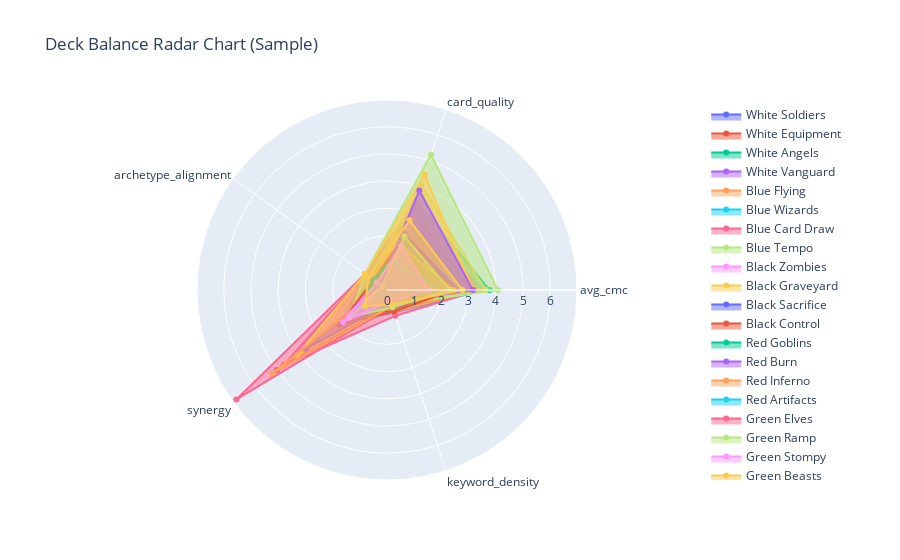

The cell this chart's notebook holds for it:
### Code cell
# Import plotly for interactive visualizations
import plotly.graph_objects as go

sample_themes = metrics_df.index[:]  # Show first 5 decks as example
radar_metrics = ['avg_cmc', 'card_quality', 'archetype_alignment', 'synergy', 'keyword_density']
fig = go.Figure()
for theme in sample_themes:
    values = metrics_df.loc[theme, radar_metrics].values.tolist()
    fig.add_trace(go.Scatterpolar(
        r=values + [values[0]],
        theta=radar_metrics + [radar_metrics[0]],
        fill='toself',
        name=theme
    ))
fig.update_layout(
    polar=dict(radialaxis=dict(visible=True)),
    showlegend=True,
    title='Deck Balance Radar Chart (Sample)'
)
fig.show()

### Figure 1 — Plotly figure (JSON) as saved in the notebook; plotly's stock layout.template omitted (floating-point values rounded to 4 significant figures)
{"data": [{"fill": "toself", "name": "White Soldiers", "r": [1.154, 1.692, 0.6923, 1.077, 0.5714, 1.154], "theta": ["avg_cmc", "card_quality", "archetype_alignment", "synergy", "keyword_density", "avg_cmc"], "type": "scatterpolar"}, {"fill": "toself", "name": "White Equipment", "r": [1.923, 2.077, 0.2692, 5, 0.6667, 1.923], "theta": ["avg_cmc", "card_quality", "archetype_alignment", "synergy", "keyword_density", "avg_cmc"], "type": "scatterpolar"}, {"fill": "toself", "name": "White Angels", "r": [3.769, 3.462, 0.4615, 0.8462, 0.6667, 3.769], "theta": ["avg_cmc", "card_quality", "archetype_alignment", "synergy", "keyword_density", "avg_cmc"], "type": "scatterpolar"}, {"fill": "toself", "name": "White Vanguard", "r": [1.385, 1.462, 0.6154, 2.462, 0.2, 1.385], "theta": ["avg_cmc", "card_quality", "archetype_alignment", "synergy", "keyword_density", "avg_cmc"], "type": "scatterpolar"}, {"fill": "toself", "name": "Blue Flying", "r": [3, 3, 1, 2, 0.8571, 3], "theta": ["avg_cmc", "card_quality", "archetype_alignment", "synergy", "keyword_density", "avg_cmc"], "type": "scatterpolar"}, {"fill": "toself", "name": "Blue Wizards", "r": [3.615, 2.538, 0.9231, 2.231, 0.8571, 3.615], "theta": ["avg_cmc", "card_quality", "archetype_alignment", "synergy", "keyword_density", "avg_cmc"], "type": "scatterpolar"}, {"fill": "toself", "name": "Blue Card Draw", "r": [3.385, 3.462, 1, 4.692, 1, 3.385], "theta": ["avg_cmc", "card_quality", "archetype_alignment", "synergy", "keyword_density", "avg_cmc"], "type": "scatterpolar"}, {"fill": "toself", "name": "Blue Tempo", "r": [2.769, 1.769, 1, 1.154, 0.4444, 2.769], "theta": ["avg_cmc", "card_quality", "archetype_alignment", "synergy", "keyword_density", "avg_cmc"], "type": "scatterpolar"}, {"fill": "toself", "name": "Black Zombies", "r": [1.846, 1.846, 0.3077, 1.769, 0.8333, 1.846], "theta": ["avg_cmc", "card_quality", "archetype_alignment", "synergy", "keyword_density", "avg_cmc"], "type": "scatterpolar"}, {"fill": "toself", "name": "Black Graveyard", "r": [3.615, 4.077, 0.7692, 1.462, 0.6667, 3.615], "theta": ["avg_cmc", "card_quality", "archetype_alignment", "synergy", "keyword_density", "avg_cmc"], "type": "scatterpolar"}, {"fill": "toself", "name": "Black Sacrifice", "r": [1.692, 1.923, 0.3462, 1.308, 0.8333, 1.692], "theta": ["avg_cmc", "card_quality", "archetype_alignment", "synergy", "keyword_density", "avg_cmc"], "type": "scatterpolar"}, {"fill": "toself", "name": "Black Control", "r": [3.077, 3.154, 0.6923, 2, 0.5, 3.077], "theta": ["avg_cmc", "card_quality", "archetype_alignment", "synergy", "keyword_density", "avg_cmc"], "type": "scatterpolar"}, {"fill": "toself", "name": "Red Goblins", "r": [1.538, 1.769, 0.6923, 2.077, 0.6667, 1.538], "theta": ["avg_cmc", "card_quality", "archetype_alignment", "synergy", "keyword_density", "avg_cmc"], "type": "scatterpolar"}, {"fill": "toself", "name": "Red Burn", "r": [1.615, 1.308, 0.3846, 2, 0.5714, 1.615], "theta": ["avg_cmc", "card_quality", "archetype_alignment", "synergy", "keyword_density", "avg_cmc"], "type": "scatterpolar"}, {"fill": "toself", "name": "Red Inferno", "r": [3.308, 3.385, 0.7692, 0.9231, 0.8333, 3.308], "theta": ["avg_cmc", "card_quality", "archetype_alignment", "synergy", "keyword_density", "avg_cmc"], "type": "scatterpolar"}, {"fill": "toself", "name": "Red Artifacts", "r": [2.077, 1.923, 0.3077, 2.077, 0.6154, 2.077], "theta": ["avg_cmc", "card_quality", "archetype_alignment", "synergy", "keyword_density", "avg_cmc"], "type": "scatterpolar"}, {"fill": "toself", "name": "Green Elves", "r": [1.385, 1.769, 1, 6.846, 0.6111, 1.385], "theta": ["avg_cmc", "card_quality", "archetype_alignment", "synergy", "keyword_density", "avg_cmc"], "type": "scatterpolar"}, {"fill": "toself", "name": "Green Ramp", "r": [4.077, 5.231, 1, 1.692, 0.5714, 4.077], "theta": ["avg_cmc", "card_quality", "archetype_alignment", "synergy", "keyword_density", "avg_cmc"], "type": "scatterpolar"}, {"fill": "toself", "name": "Green Stompy", "r": [1.692, 2.308, 0.4615, 2.923, 0.3158, 1.692], "theta": ["avg_cmc", "card_quality", "archetype_alignment", "synergy", "keyword_density", "avg_cmc"], "type": "scatterpolar"}, {"fill": "toself", "name": "Green Beasts", "r": [3.154, 4.462, 1, 4.077, 0.5, 3.154], "theta": ["avg_cmc", "card_quality", "archetype_alignment", "synergy", "keyword_density", "avg_cmc"], "type": "scatterpolar"}, {"fill": "toself", "name": "Azorius Control", "r": [2.615, 2.154, 0.5385, 1.615, 0.3, 2.615], "theta": ["avg_cmc", "card_quality", "archetype_alignment", "synergy", "keyword_density", "avg_cmc"], "type": "scatterpolar"}, {"fill": "toself", "name": "Dimir Mill", "r": [2.462, 2.154, 0.6154, 2.154, 0.8333, 2.462], "theta": ["avg_cmc", "card_quality", "archetype_alignment", "synergy", "keyword_density", "avg_cmc"], "type": "scatterpolar"}, {"fill": "toself", "name": "Rakdos Aggro", "r": [1.308, 1.538, 0.6154, 1.308, 0.5, 1.308], "theta": ["avg_cmc", "card_quality", "archetype_alignment", "synergy", "keyword_density", "avg_cmc"], "type": "scatterpolar"}, {"fill": "toself", "name": "Gruul Midrange", "r": [3.154, 3.846, 0.3077, 3.692, 0.4706, 3.154], "theta": ["avg_cmc", "card_quality", "archetype_alignment", "synergy", "keyword_density", "avg_cmc"], "type": "scatterpolar"}, {"fill": "toself", "name": "Selesnya Value", "r": [2.462, 1.692, 0.2308, 5.231, 0.6111, 2.462], "theta": ["avg_cmc", "card_quality", "archetype_alignment", "synergy", "keyword_density", "avg_cmc"], "type": "scatterpolar"}, {"fill": "toself", "name": "Orzhov Lifegain Value", "r": [2.077, 1, 0.1538, 0.3846, 0.3333, 2.077], "theta": ["avg_cmc", "card_quality", "archetype_alignment", "synergy", "keyword_density", "avg_cmc"], "type": "scatterpolar"}, {"fill": "toself", "name": "Izzet Spells Matter", "r": [2.077, 0.8462, 0.2308, 1.385, 0.6667, 2.077], "theta": ["avg_cmc", "card_quality", "archetype_alignment", "synergy", "keyword_density", "avg_cmc"], "type": "scatterpolar"}, {"fill": "toself", "name": "Golgari Graveyard Value", "r": [2.308, 2.077, 0.2308, 1.692, 0.6667, 2.308], "theta": ["avg_cmc", "card_quality", "archetype_alignment", "synergy", "keyword_density", "avg_cmc"], "type": "scatterpolar"}, {"fill": "toself", "name": "Boros Aggro", "r": [1.538, 1.692, 0.4615, 2, 0.4286, 1.538], "theta": ["avg_cmc", "card_quality", "archetype_alignment", "synergy", "keyword_density", "avg_cmc"], "type": "scatterpolar"}, {"fill": "toself", "name": "Simic Ramp Control", "r": [2.769, 2.692, 0.8462, 1, 0.5714, 2.769], "theta": ["avg_cmc", "card_quality", "archetype_alignment", "synergy", "keyword_density", "avg_cmc"], "type": "scatterpolar"}], "layout": {"polar": {"radialaxis": {"visible": true}}, "showlegend": true, "title": {"text": "Deck Balance Radar Chart (Sample)"}}}
